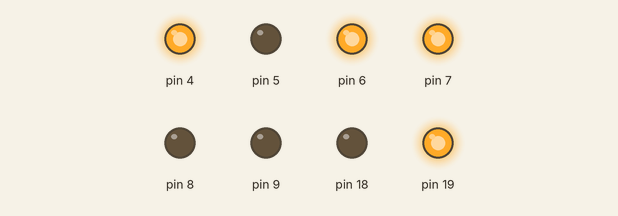
A sketch run on a simulated Arduino Uno, built with avr-gcc and run on an emulated ATmega328P. Parts: output pins drawn as LEDs (lit = HIGH).

Above: at 0.1 s.
At 1.6 s:
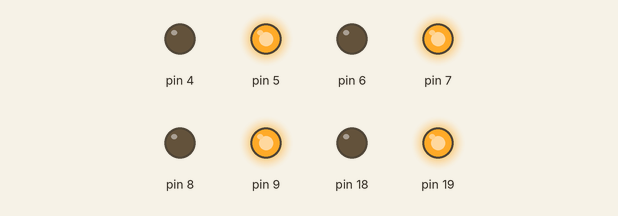
At 3.1 s:
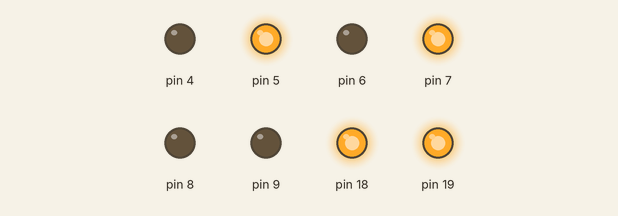
At 4.1 s:
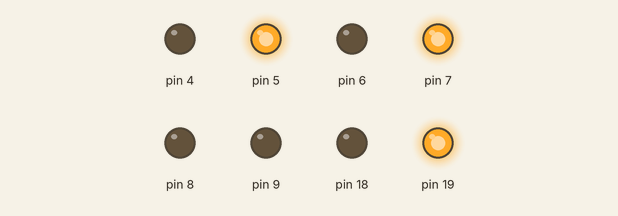
Timing chart, 0 to 5.6 s (numbered marks = the images above):
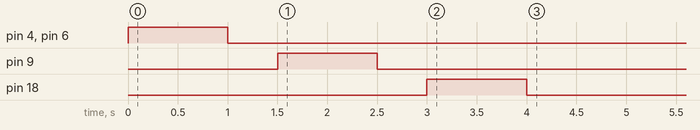

The sketch:

14_03_2025_15h17.ino
```cpp
#include <Arduino.h>
#include <Wire.h>
#include <math.h>

// Constants
const int PWM_FREQ = 1000;
const int I2C_SLAVE_ADDR = 0x42;
const float WHEEL_RADIUS = 0.05;
const float ROBOT_WIDTH = 0.2;
const float ROBOT_LENGTH = 0.2;
const int ENCODER_RESOLUTION = 1000;

// Motor pins
const int MOTOR_FL_ENC_A = 2;
const int MOTOR_FL_ENC_B = 3;
const int MOTOR_FL_PWM = 4;
const int MOTOR_FL_DIR_A = 5;
const int MOTOR_FL_DIR_B = 6;
const int MOTOR_FL_DIR_MULT = -1;

const int MOTOR_RL_PWM = 9;
const int MOTOR_RL_DIR_A = 7;
const int MOTOR_RL_DIR_B = 8;
const int MOTOR_RL_ENC_A = 10;
const int MOTOR_RL_ENC_B = 11;
const int MOTOR_RL_DIR_MULT = 1;

const int MOTOR_RR_PWM = 18;
const int MOTOR_RR_DIR_A = 19;
const int MOTOR_RR_DIR_B = 20;
const int MOTOR_RR_ENC_A = 16;
const int MOTOR_RR_ENC_B = 17;
const int MOTOR_RR_DIR_MULT = 1;

const int MOTOR_FR_PWM = 26;
const int MOTOR_FR_DIR_A = 21;
const int MOTOR_FR_DIR_B = 22;
const int MOTOR_FR_ENC_A = 27;
const int MOTOR_FR_ENC_B = 28;
const int MOTOR_FR_DIR_MULT = -1;

// Encoder counts
volatile int encoder_counts_A[4] = {0, 0, 0, 0};

// Motor class
class Motor {
public:
    Motor(int pwm_pin, int dir_pin_A, int dir_pin_B, int direction)
        : pwm_pin(pwm_pin), dir_pin_A(dir_pin_A), dir_pin_B(dir_pin_B), direction(direction) {
        pinMode(pwm_pin, OUTPUT);
        pinMode(dir_pin_A, OUTPUT);
        pinMode(dir_pin_B, OUTPUT);
    }

    void set_speed(float speed) {
        speed *= direction;
        if (speed >= 0) {
            digitalWrite(dir_pin_A, HIGH);
            digitalWrite(dir_pin_B, LOW);
            analogWrite(pwm_pin, int(speed * 255));  // Correct usage for Pico
        } else {
            digitalWrite(dir_pin_A, LOW);
            digitalWrite(dir_pin_B, HIGH);
            analogWrite(pwm_pin, int(-speed * 255));  // Correct usage for Pico
        }
    }

private:
    int pwm_pin;
    int dir_pin_A;
    int dir_pin_B;
    int direction;
};

// Motor instances
Motor motorFL(MOTOR_FL_PWM, MOTOR_FL_DIR_A, MOTOR_FL_DIR_B, MOTOR_FL_DIR_MULT);
Motor motorRL(MOTOR_RL_PWM, MOTOR_RL_DIR_A, MOTOR_RL_DIR_B, MOTOR_RL_DIR_MULT);
Motor motorRR(MOTOR_RR_PWM, MOTOR_RR_DIR_A, MOTOR_RR_DIR_B, MOTOR_RR_DIR_MULT);
Motor motorFR(MOTOR_FR_PWM, MOTOR_FR_DIR_A, MOTOR_FR_DIR_B, MOTOR_FR_DIR_MULT);

// Move function
void move(float x_speed, float y_speed, float rotation_speed) {
    float fl_speed = x_speed + y_speed + rotation_speed;
    float rl_speed = x_speed - y_speed - rotation_speed;
    float rr_speed = x_speed + y_speed - rotation_speed;
    float fr_speed = x_speed - y_speed + rotation_speed;

    float max_speed = max(max(abs(fl_speed), abs(rl_speed)), max(abs(rr_speed), abs(fr_speed)));
    if (max_speed > 1) {
        fl_speed /= max_speed;
        rl_speed /= max_speed;
        rr_speed /= max_speed;
        fr_speed /= max_speed;
    }

    motorFL.set_speed(fl_speed);
    motorRL.set_speed(rl_speed);
    motorRR.set_speed(rr_speed);
    motorFR.set_speed(fr_speed);
}

// Calculate distance function
float calculate_distance(float target_x, float target_y, float current_x, float current_y) {
    return sqrt(pow(target_x - current_x, 2) + pow(target_y - current_y, 2));
}

// Ramp speed function
float ramp_speed(float current_speed, float target_speed, float ramp_rate) {
    if (abs(current_speed - target_speed) < ramp_rate) {
        return target_speed;
    } else if (current_speed < target_speed) {
        return current_speed + ramp_rate;
    } else {
        return current_speed - ramp_rate;
    }
}

// Go to position function
void go_to_position(float target_x, float target_y, float ramp_rate = 0.1, float max_speed = 1.0) {
    float current_x = 0, current_y = 0;
    float current_speed = 0;

    while (calculate_distance(target_x, target_y, current_x, current_y) > 0.01) {
        float distance = calculate_distance(target_x, target_y, current_x, current_y);
        float angle_to_target = atan2(target_y - current_y, target_x - current_x);
        float x_speed = cos(angle_to_target) * current_speed;
        float y_speed = sin(angle_to_target) * current_speed;

        float target_speed = min(max_speed, distance);
        current_speed = ramp_speed(current_speed, target_speed, ramp_rate);

        move(x_speed, y_speed, 0);
        delay(100);

        current_x += x_speed * 0.1;
        current_y += y_speed * 0.1;
    }

    move(0, 0, 0);
}

// Process instruction function
void process_instruction(String instruction) {
    int space1 = instruction.indexOf(' ');
    int space2 = instruction.indexOf(' ', space1 + 1);
    int space3 = instruction.indexOf(' ', space2 + 1);

    if (instruction[0] == 'M' && space1 > 0 && space2 > 0 && space3 > 0) {
        float x_speed = instruction.substring(space1 + 1, space2).toFloat();
        float y_speed = instruction.substring(space2 + 1, space3).toFloat();
        float rotation_speed = instruction.substring(space3 + 1).toFloat();
        move(x_speed, y_speed, rotation_speed);
    } else {
        Serial.println("Unknown instruction");
    }
}

void setup() {
    // Initialisation série pour le diagnostic
    Serial.begin(115200);

    // Initialisation des moteurs
    motorFL.set_speed(0);
    motorRL.set_speed(0);
    motorRR.set_speed(0);
    motorFR.set_speed(0);

    // Test du moteur avant gauche
    motorFL.set_speed(100);
    delay(1000);  // Teste pendant 1 seconde
    motorFL.set_speed(0);
    delay(500);

    // Test du moteur arrière gauche
    motorRL.set_speed(100);
    delay(1000);  // Teste pendant 1 seconde
    motorRL.set_speed(0);
    delay(500);

    // Test du moteur arrière droit
    motorRR.set_speed(100);
    delay(1000);  // Teste pendant 1 seconde
    motorRR.set_speed(0);
    delay(500);

    // Test du moteur avant droit
    motorFR.set_speed(100);
    delay(1000);  // Teste pendant 1 seconde
    motorFR.set_speed(0);
    delay(500);
}

void loop() {
    // Le loop peut être vide si tu fais juste un test unique dans setup()
}
```
